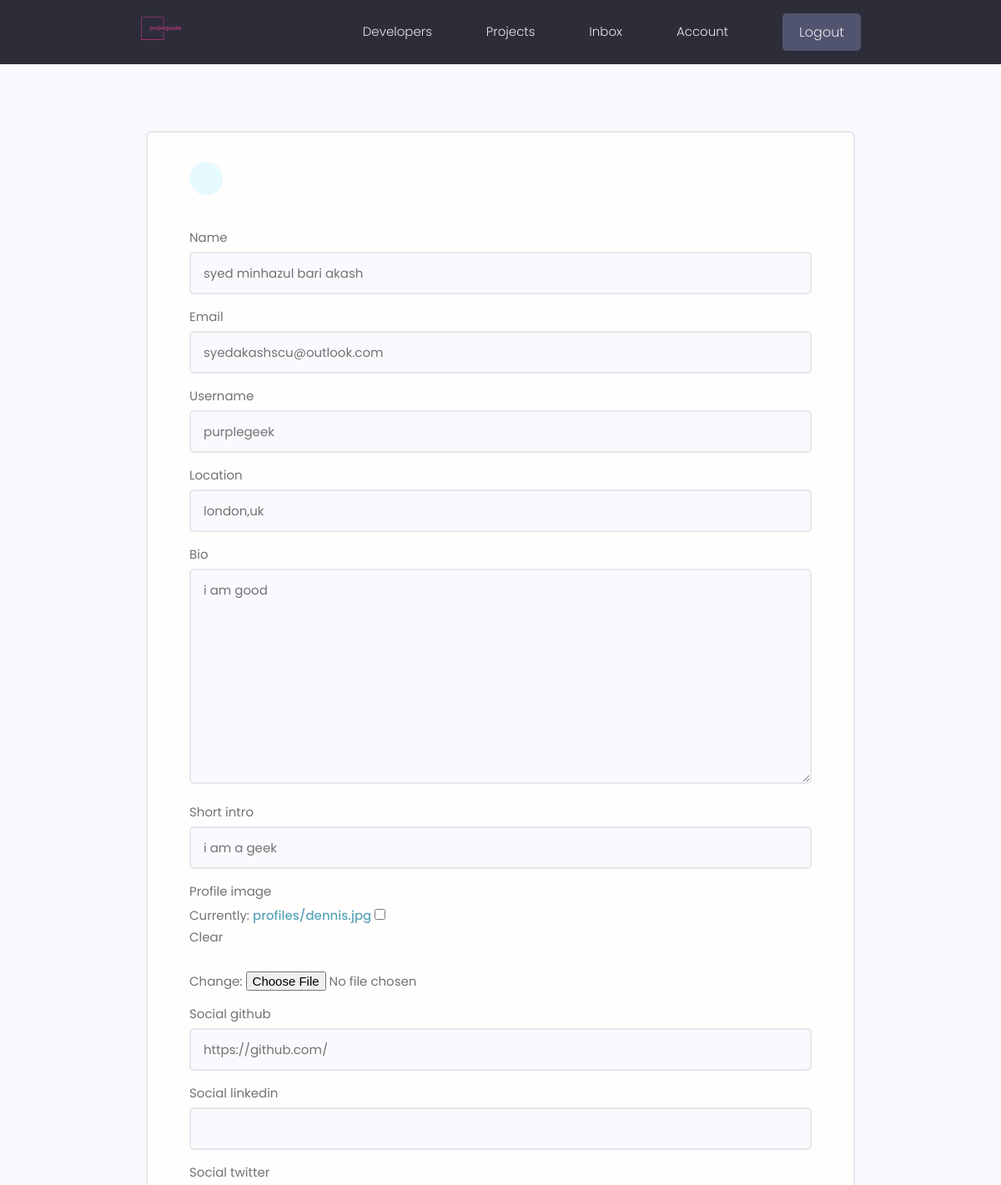
/edit-account/ (signed in, upper part), run on an earlier commit of the app's database.
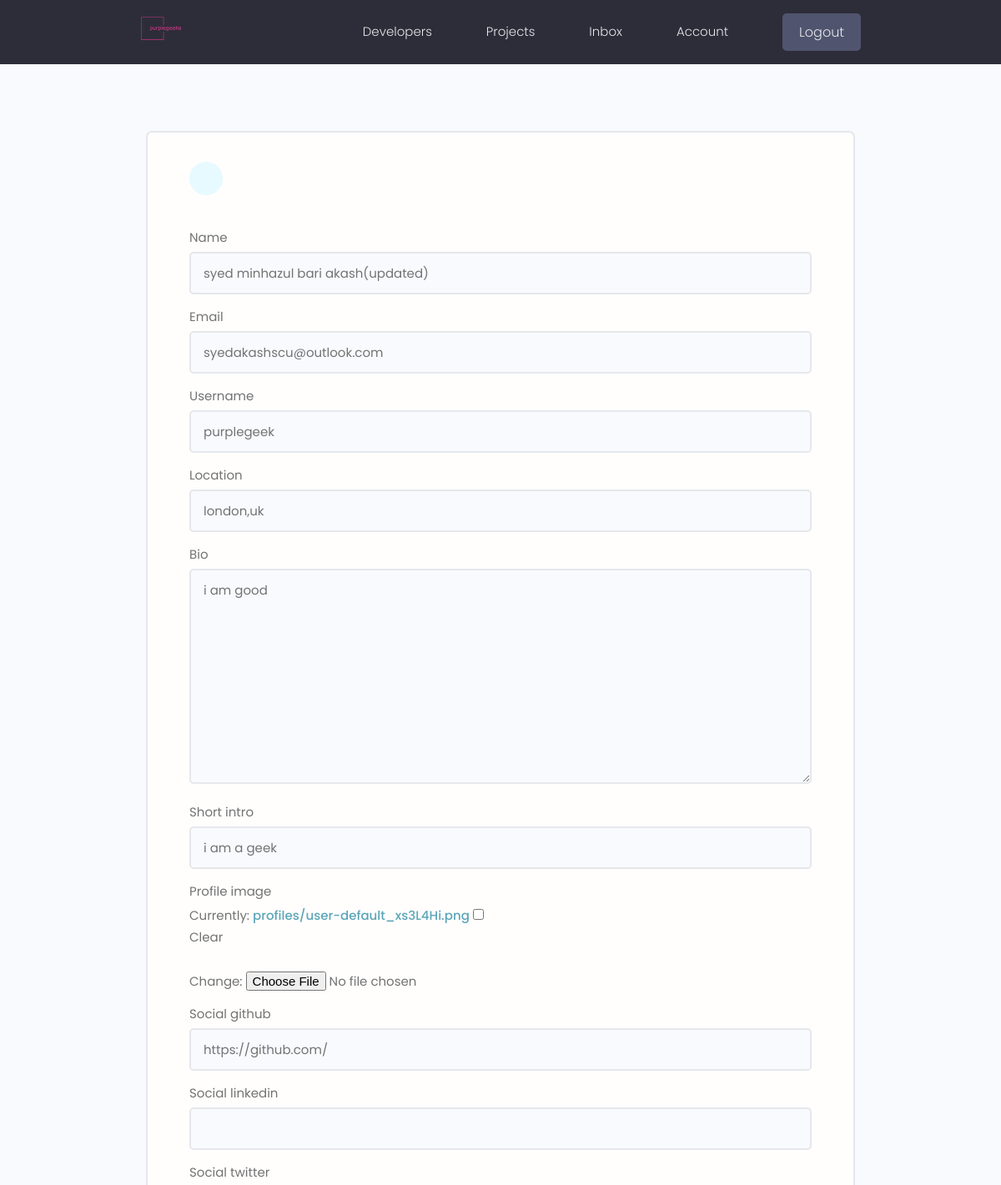
And on a later commit of the database.
### users/models.py (models this page shows, shortened)
class Profile(models.Model):
    user = models.OneToOneField(User, on_delete=models.CASCADE, null=True, blank=True)
    name = models.CharField(max_length=200, blank=True, null=True)
    email = models.EmailField(max_length=500, blank=True, null=True)
    username = models.CharField(max_length=200, blank=True, null=True)
    location = models.CharField(max_length=200, blank=True, null=True)
    short_intro = models.CharField(max_length=200, blank=True, null=True)
    bio = models.TextField(blank=True, null=True)
    profile_image = models.ImageField(null=True, blank=True, upload_to='profiles/', default="profiles/user-default.png")
    social_github = models.CharField(max_length=200, blank=True, null=True)
    social_twitter = models.CharField(max_length=200, blank=True, null=True)
    social_linkedin = models.CharField(max_length=200, blank=True, null=True)
    social_youtube = models.CharField(max_length=200, blank=True, null=True)
    social_website = models.CharField(max_length=200, blank=True, null=True)
    created = models.DateTimeField(auto_now_add=True)
    id = models.UUIDField(default=uuid.uuid4, unique=True, primary_key=True, editable=False)

### users/views.py (the view)
# urls.py: path('edit-account/',views.editAccount, name="edit-account"),
@login_required(login_url='login')
def editAccount(request):
    profile = request.user.profile  # Corrected from user-profile to user.profile
    form = ProfileForm(instance=profile)
    if request.method == 'POST':
        form = ProfileForm(request.POST, request.FILES, instance=profile)  # Corrected request. FILES to request.FILES
        if form.is_valid():
            form.save()  # Corrected form. save to form.save()
            return redirect('account')
    context = {'form': form}
    return render(request, 'users/profile_form.html', context)

### users/forms.py
class ProfileForm(ModelForm):
    class Meta:
        model = Profile
        fields = ['name', 'email', 'username', 'location',
                  'bio', 'short_intro', 'profile_image',
                  'social_github', 'social_linkedin',
                  'social_twitter', 'social_youtube',
                  'social_website']
    def __init__(self, *args, **kwargs):
         super(ProfileForm, self).__init__(*args, **kwargs)
         for name, field in self.fields.items():
             field.widget.attrs.update({'class': 'input'})

### users/templates/users/profile_form.html (shortened to what this page needs)
{% extends 'main.html' %}
{% block content %}
 <main class="formPage my-xl">
    <div class="content-box">
        <div class="formWrapper">
            <a class="backButton" href="{% url 'account' %}"></a>
            <br>
            <form class="form" method="POST" action="{% url 'edit-account' %}" enctype="multipart/form-data">
                {% for field in form %}
                 <div class="form__field">
                    <label for="formInput#text">{{field.label}} </label>
                    {{field}}
                </div>
                {% endfor %}
            </form>
        </div>
    </div>
</main>
{% endblock content %}

What changed in the data, as far as the page shows it:
changed Profile "syedakashscu@outlook.com": name "syed minhazul bari akash" → "syed minhazul bari akash(updated)"
Also different on the page:
text no longer shown: "Currently: profiles/dennis.jpg Clear Change:"
text now shown: "Currently: profiles/user-default_xs3L4Hi.png Clear Change:"
